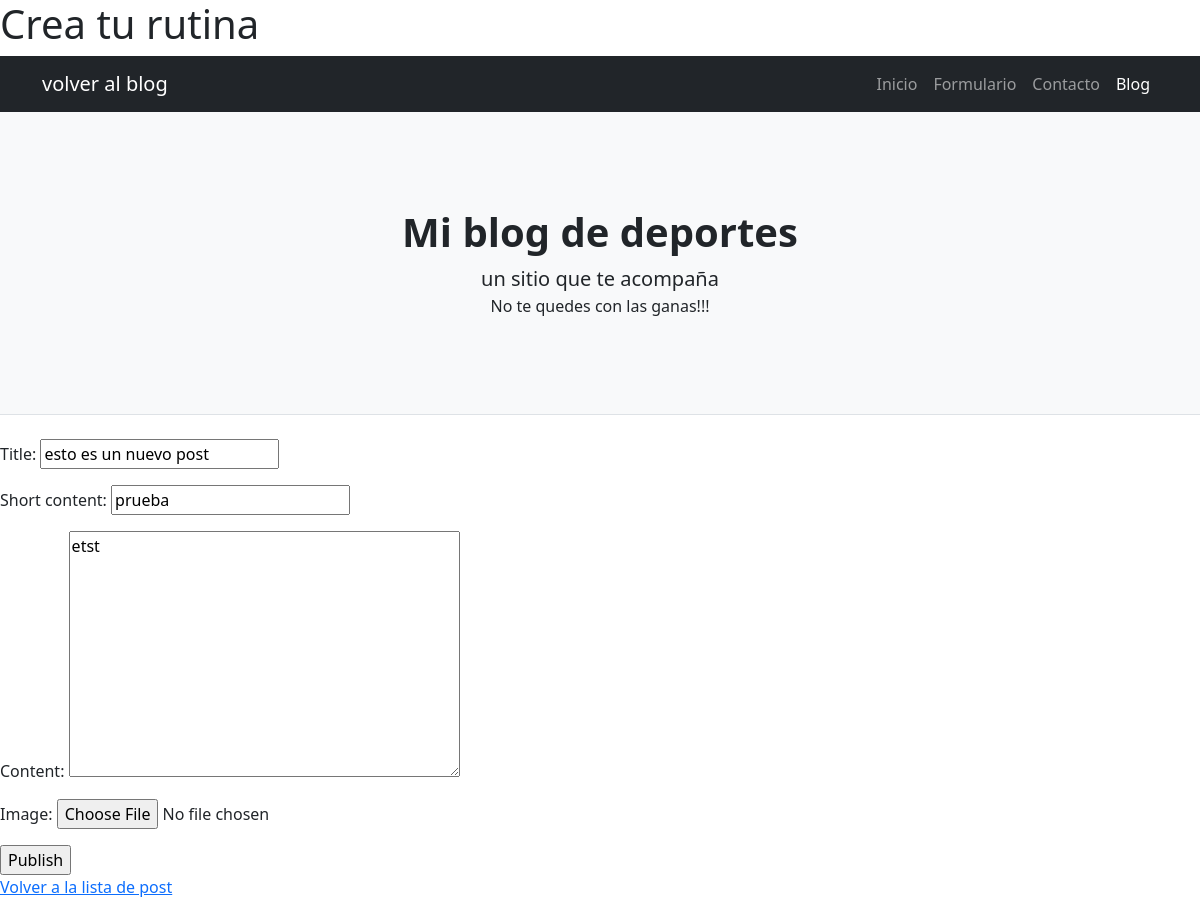
The app's page /blog/update/6/, older data.
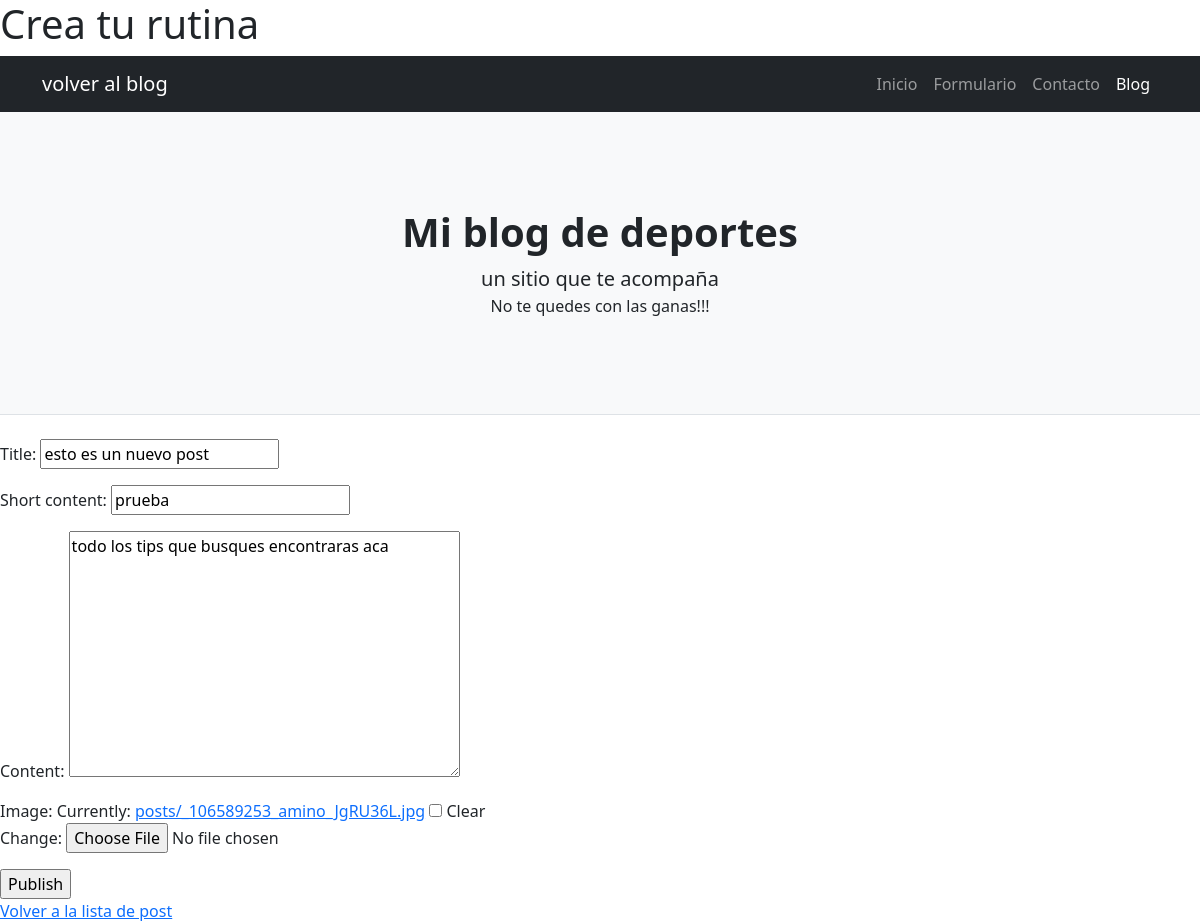
The same page, newer data.
### blog/models.py (models this page shows, shortened)
class Post(models.Model):
    title = models.CharField(max_length=100)
    short_content = models.CharField(max_length=255)
    content = models.TextField(max_length=3000)
    date_published = models.DateTimeField(auto_now_add=True)
    image = models.ImageField(upload_to="posts", null=True, blank=True)

### blog/views.py (the view)
# urls.py: path('update/<int:pk>/', UpdatePost.as_view(), name="update-post"),
class UpdatePost(UpdateView):
    model = Post
    fields = ['title', 'short_content', 'content', 'image']
    success_url = reverse_lazy("list-post")

### blog/templates/blog/post_form.html (shortened to what this page needs)
<!DOCTYPE html>
<html lang="en">
<head>
</head>
<h1>Crea tu rutina</h1>
<body>
    {% extends 'blog/base.html' %}
    {% block contenido %}
        <form  enctype='multipart/form-data' method="post">
            {{form.as_p}}
            <input type="submit" value="Publish">
        </form>
        <a href="{% url 'list-post' %}">Volver a la lista de post</a>
    </body>
    </html>
    {% endblock %}

Row changes from the older to the newer data that the page shows:
changed Post "esto es un nuevo post": content "etst" → "todo los tips que busques encontraras aca"
Text that changed along with them:
form field as_p: (not shown) → "☐"
text no longer shown: "Title: Short content: Content: Image:"
text now shown: "Title: Short content: Content: Image: Currently: posts/_106589253_amino_JgRU36L.jpg Clear Change:"
